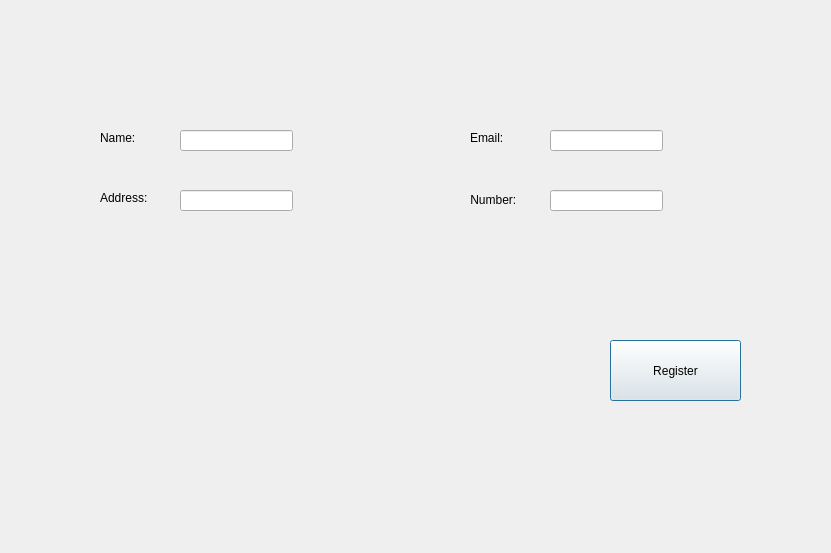
<?xml version="1.0" encoding="UTF-8"?>
<ui version="4.0">
 <class>registercust</class>
 <widget class="QDialog" name="registercust">
  <property name="geometry">
   <rect>
    <x>0</x>
    <y>0</y>
    <width>831</width>
    <height>553</height>
   </rect>
  </property>
  <property name="windowTitle">
   <string>Dialog</string>
  </property>
  <widget class="QLineEdit" name="email">
   <property name="geometry">
    <rect>
     <x>550</x>
     <y>130</y>
     <width>113</width>
     <height>21</height>
    </rect>
   </property>
  </widget>
  <widget class="QLabel" name="label_4">
   <property name="geometry">
    <rect>
     <x>470</x>
     <y>130</y>
     <width>58</width>
     <height>16</height>
    </rect>
   </property>
   <property name="text">
    <string>Email:</string>
   </property>
  </widget>
  <widget class="QLineEdit" name="num">
   <property name="geometry">
    <rect>
     <x>550</x>
     <y>190</y>
     <width>113</width>
     <height>21</height>
    </rect>
   </property>
  </widget>
  <widget class="QLabel" name="label_5">
   <property name="geometry">
    <rect>
     <x>467</x>
     <y>190</y>
     <width>61</width>
     <height>20</height>
    </rect>
   </property>
   <property name="text">
    <string> Number:</string>
   </property>
  </widget>
  <widget class="QLineEdit" name="name">
   <property name="geometry">
    <rect>
     <x>180</x>
     <y>130</y>
     <width>113</width>
     <height>21</height>
    </rect>
   </property>
  </widget>
  <widget class="QLineEdit" name="address">
   <property name="geometry">
    <rect>
     <x>180</x>
     <y>190</y>
     <width>113</width>
     <height>21</height>
    </rect>
   </property>
  </widget>
  <widget class="QLabel" name="label">
   <property name="geometry">
    <rect>
     <x>100</x>
     <y>130</y>
     <width>58</width>
     <height>16</height>
    </rect>
   </property>
   <property name="text">
    <string>Name:</string>
   </property>
  </widget>
  <widget class="QLabel" name="label_2">
   <property name="geometry">
    <rect>
     <x>100</x>
     <y>190</y>
     <width>58</width>
     <height>16</height>
    </rect>
   </property>
   <property name="text">
    <string>Address:</string>
   </property>
  </widget>
  <widget class="QPushButton" name="registerpb">
   <property name="geometry">
    <rect>
     <x>610</x>
     <y>340</y>
     <width>131</width>
     <height>61</height>
    </rect>
   </property>
   <property name="text">
    <string>Register</string>
   </property>
  </widget>
 </widget>
 <resources/>
 <connections/>
</ui>
